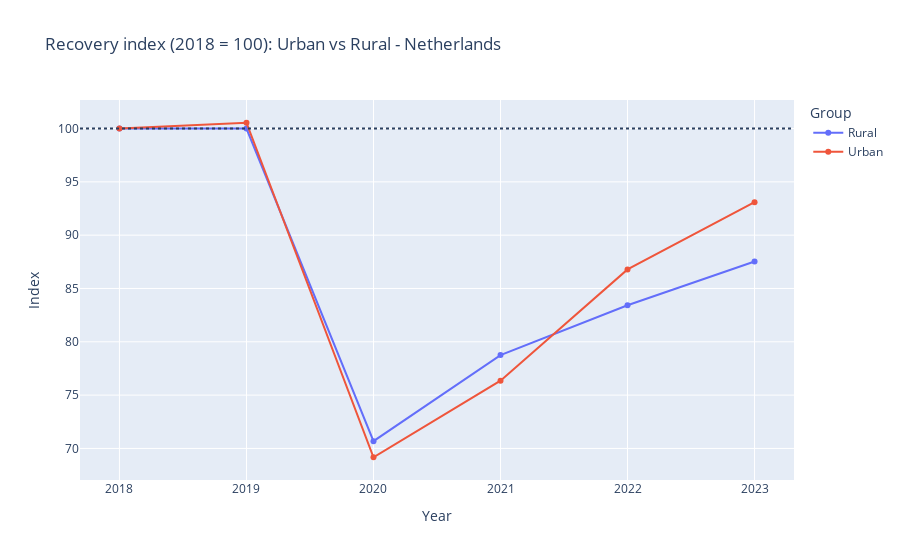

This figure's notebook cell:
### Code cell
group_map = {
    "Extremely urbanised": "Urban",
    "Strongly urbanised": "Urban",
    "Moderately urbanised": "Urban",
    "Hardly urbanised": "Rural",
    "Not urbanised": "Rural",
}

uvr = (
    df.assign(Periods=lambda d: pd.to_numeric(d["Periods"], errors="coerce"),
              Group=lambda d: d["Region characteristics"].map(group_map))
      .loc[:, ["Periods", "Group", "Total travel"]]
      .groupby(["Periods", "Group"], as_index=False)["Total travel"].sum()
)

base_grp = uvr.loc[uvr["Periods"] == ref_year].set_index("Group")["Total travel"]
uvr["Index"] = uvr["Total travel"] / uvr["Group"].map(base_grp) * 100

fig2 = px.line(uvr, x="Periods", y="Index", color="Group", markers=True,
               title=f"Recovery index ({ref_year} = 100): Urban vs Rural - Netherlands",
               labels={"Periods": "Year", "Index": "Index"})
fig2.add_hline(y=100, line_dash="dot")
fig2.show()

### Figure 1 — Plotly figure (JSON) as saved in the notebook; plotly's stock layout.template omitted (floating-point values rounded to 4 significant figures)
{"data": [{"hovertemplate": "Group=Rural<br>Year=%{x}<br>Index=%{y}<extra></extra>", "legendgroup": "Rural", "line": {"color": "#636efa", "dash": "solid"}, "marker": {"symbol": "circle"}, "mode": "lines+markers", "name": "Rural", "orientation": "v", "showlegend": true, "type": "scatter", "x": [2018, 2019, 2020, 2021, 2022, 2023], "xaxis": "x", "y": [100, 100, 70.68, 78.75, 83.43, 87.54], "yaxis": "y"}, {"hovertemplate": "Group=Urban<br>Year=%{x}<br>Index=%{y}<extra></extra>", "legendgroup": "Urban", "line": {"color": "#EF553B", "dash": "solid"}, "marker": {"symbol": "circle"}, "mode": "lines+markers", "name": "Urban", "orientation": "v", "showlegend": true, "type": "scatter", "x": [2018, 2019, 2020, 2021, 2022, 2023], "xaxis": "x", "y": [100, 100.5, 69.17, 76.36, 86.79, 93.09], "yaxis": "y"}], "layout": {"legend": {"title": {"text": "Group"}, "tracegroupgap": 0}, "shapes": [{"line": {"dash": "dot"}, "type": "line", "x0": 0, "x1": 1, "xref": "x domain", "y0": 100, "y1": 100, "yref": "y"}], "title": {"text": "Recovery index (2018 = 100): Urban vs Rural - Netherlands"}, "xaxis": {"anchor": "y", "domain": [0, 1], "title": {"text": "Year"}}, "yaxis": {"anchor": "x", "domain": [0, 1], "title": {"text": "Index"}}}}
